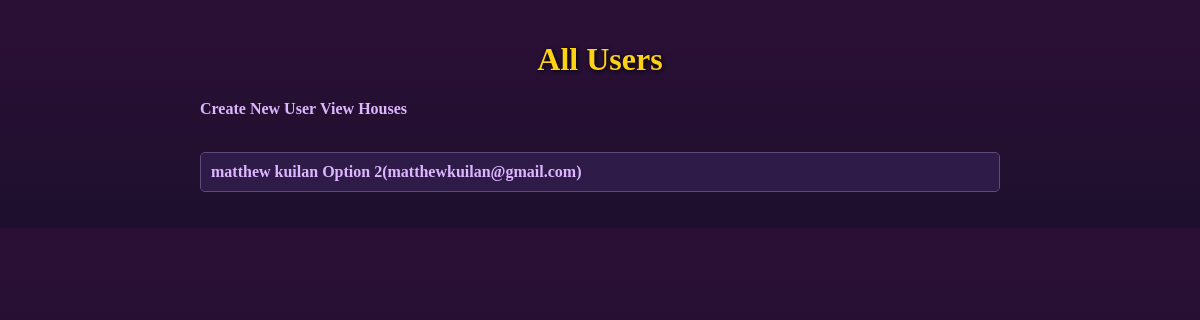
The app's page /users, older data.
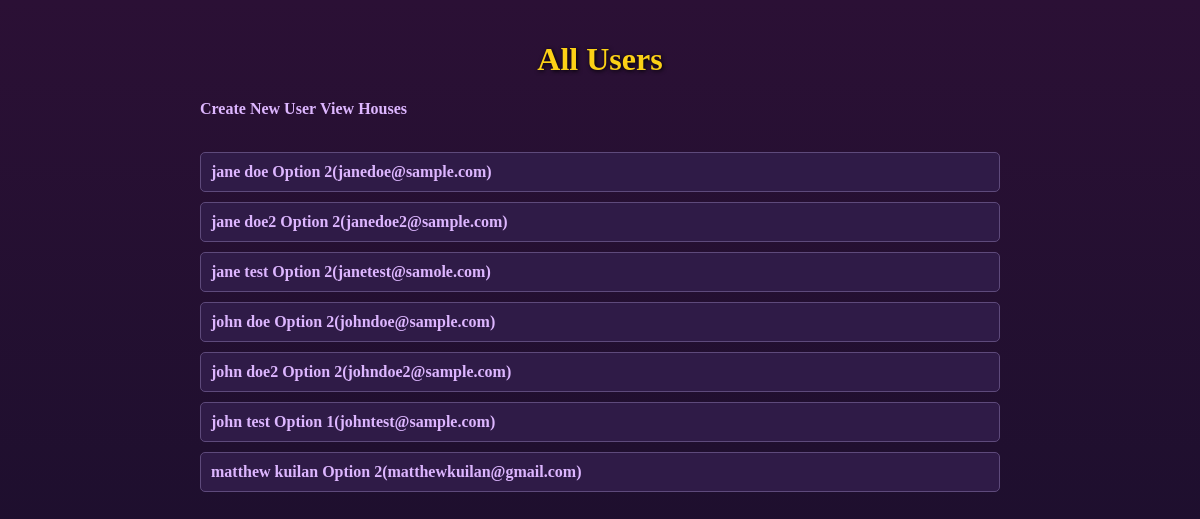
The same page, newer data.
### Sql-alch-test/models.py (models this page shows)
class User(db.Model):
    id: Mapped[int] = mapped_column(primary_key=True)
    username: Mapped[str] = mapped_column(unique=True)
    email: Mapped[str] = mapped_column(unique=True)
    choice: Mapped[str] =  mapped_column()
    wallet_choice: Mapped[str] = mapped_column(nullable=True)
    bully_choice: Mapped[str] = mapped_column(nullable=True)
    challenge_choice: Mapped[str] = mapped_column(nullable=True)
    game_choice: Mapped[str] = mapped_column(nullable=True)
    motivation_choice: Mapped[str] = mapped_column(nullable=True)
    house: Mapped[str] = mapped_column(nullable=True)

### Sql-alch-test/app.py (the view)
@app.route("/users")
def user_list():
    users = db.session.execute(db.select(User).order_by(User.username)).scalars()
    return render_template('user/list.html', users=users)

### Sql-alch-test/templates/user/list.html (shortened to what this page needs)
<!DOCTYPE html>
<html lang="en">
<head>
</head>
<body>
    <h1>All Users</h1>
    <a href="{{ url_for('create_user') }}">Create New User</a>
    <a href="{{ url_for('houses') }}">View Houses</a>
    <br><br>
    {% if users %}
        <ul>
        {% for user in users %}
            <li>
                <a href="{{ url_for('user_detail', id=user.id) }}">
                    {{ user.username }} {{user.choice}}({{ user.email }})
                </a>
            </li>
        {% endfor %}
        </ul>
    {% else %}
        <p>No users found.</p>
    {% endif %}
</body>
</html>

### Sql-alch-test/templates/user/list.html (style rules this page uses)
body { font-family: 'Georgia', serif; background: linear-gradient(to bottom, #2b1035, #1e0f2e); color: #f5f5f5; max-width: 800px; margin: 0 auto; padding: 20px; }
h1 { color: #fcd116; text-shadow: 1px 1px 4px black; text-align: center; }
a { color: #ddb6ff; text-decoration: none; font-weight: bold; }
ul { list-style-type: none; padding: 0; }
li { background-color: #2f1b47; padding: 10px; margin-bottom: 10px; border: 1px solid #5e4a7b; border-radius: 5px; }

Row changes from the older to the newer data that the page shows:
added User: username "jane doe", choice "Option 2", email "janedoe@sample.com"
added User: username "jane doe2", choice "Option 2", email "janedoe2@sample.com"
added User: username "jane test", choice "Option 2", email "janetest@samole.com"
added User: username "john doe", choice "Option 2", email "johndoe@sample.com"
added User: username "john doe2", choice "Option 2", email "johndoe2@sample.com"
added User: username "john test", choice "Option 1", email "johntest@sample.com"
